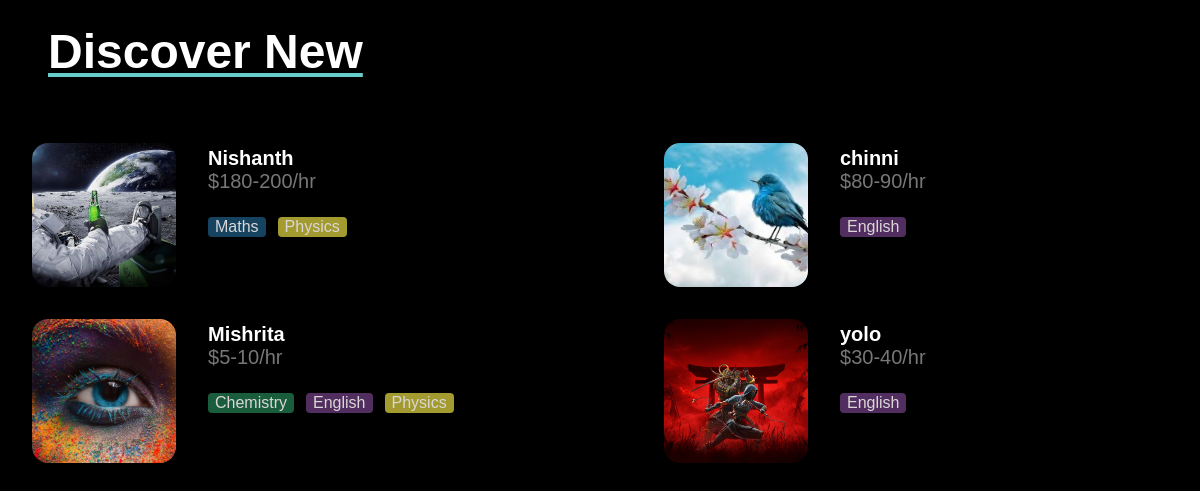
The app's page /tutionmatee/newdiscover with its own data.
### tutionmatee/models.py (models this page shows, shortened)
class teacher(models.Model):
    user = models.OneToOneField(User, on_delete=models.CASCADE)
    subjects = models.ManyToManyField(subjects, related_name="subjects")
    min_rate = models.BigIntegerField(
        null=True, blank=True,
        validators=[MinValueValidator(0), MaxValueValidator(5000)]  # Min value 0, Max value 5000
    )
    max_rate = models.IntegerField(
        null=True, blank=True,
        validators=[MinValueValidator(0), MaxValueValidator(10000)]  # Min value 0, Max value 10000
    )
    image = models.ImageField(upload_to='images/', blank=True)  # images/ is the subfolder in MEDIA_ROOT
    password = models.CharField(max_length=100, blank=True)

class subjects(models.Model):
    type = models.CharField(max_length=100)

### tutionmatee/views.py (the view)
# urls.py: path('newdiscover', views.newdiscover, name='newdiscover'),
def newdiscover(request):
    return render(request, 'newdiscover.html',{
        "teachers":teacher.objects.all()
    })

### tutionmatee/templates/newdiscover.html (shortened to what this page needs)
{% load static %}
<!DOCTYPE html>
<html lang="en">
    <head>
        <link rel="stylesheet" href="{% static 'css/homepage.css' %}">
    </head>
    <body>
        <h1 class="page-title">Discover New</h1>
        <div class="discover-page-grid">
            {% for teacher in teachers %}
            <a href="{% url 'tutionmate:profile' teacher.user.username %}">
            <div class="discoverpage-teacher-card">
                <div class="discover-page-teacher-image"><img src="{{ teacher.image.url }}" alt="{{ teacher.name }}"></div>
                <div class="dicover-page-teacher-info">
                    <p id="teacher_name">{{ teacher.user.username }}</p>
                    <p id="teacher_rate">${{ teacher.min_rate }}-{{ teacher.max_rate }}/hr</p>
                    <div class="subjects">
                        {% for subject in teacher.subjects.all %}
                          <p class="subject {{subject.type}}">{{subject.type}}</p>
                        {% endfor %}
                    </div>
                </div>
            </div>
            </a>
            {% endfor %}
        </div>
    </body>
</html>

### tutionmatee/static/css/homepage.css (style rules this page uses)
* { margin: 0; padding: 0; box-sizing: border-box; background-color: black; font-family: Arial, sans-serif }
a { color: inherit; text-decoration: inherit; font: inherit; }
:root { --font-size-sm: 0.875rem; --font-size-md: 1rem; --font-size-lg: 1.25rem; --font-size-xl: 1.5rem; --space-1: 0.25rem; --space-2: 0.5rem; --space-3: 0.75rem; --space-4: 1rem; --space-5: 1.5rem; --space-6: 2rem; --space-7: 3rem; --space-8: 4rem; --gradient-bg: linear-gradient(45deg, #222, #333); --color-pri: white; --color-sec: #aaa }
h1 { color: white; font: arial; }
p { color:#777; font: arial; font-size: 1.25rem; }
#teacher_name { color: white; margin-top: var(--space-1); font-weight: bolder; }
.subjects { display: flex; margin-top: var(--space-4); flex-wrap: wrap; }
.subject { color: rgb(219, 215, 215); font-size: medium; margin-right: var(--space-3); padding: 1px 7px; border-radius: var(--space-1); margin-top: var(--space-2); }
.Maths { background-color: #154360; }
.Chemistry { background-color: #1A5D3C; }
.Physics { background-color: #a39a30; }
.English { background-color: #512E5F; }
.page-title { font-size: 3rem; text-decoration: underline; text-decoration-color: #66cccc; text-underline-offset: 5px; margin-left: var(--space-7); margin-top: var(--space-5); padding-bottom: var(--space-8); }
.discoverpage-teacher-card { display: flex; margin-left: var(--space-6); min-width: 500px; }
.discover-page-teacher-image { height: 18vh; width: 18vh; overflow: hidden; margin-right: var(--space-6); flex-shrink: 0; }
.discover-page-teacher-image img { object-fit: cover; height:100%; width: 100%; border-radius: 1rem; }
.discover-page-grid { display: grid; grid-template-columns: repeat(auto-fit, minmax(400px, 1fr)); row-gap: 2rem; column-gap: 4rem; align-items: center; justify-content: center; }

### records on screen
teacher: image (picture), user.username "Nishanth", min_rate "180", max_rate "200"
subjects: type "Maths"
subjects: type "Physics"
teacher: image (picture), user.username "chinni", min_rate "80", max_rate "90"
subjects: type "English"
teacher: image (picture), user.username "Mishrita", min_rate "5", max_rate "10"
subjects: type "Chemistry"
teacher: image (picture), user.username "yolo", min_rate "30", max_rate "40"
